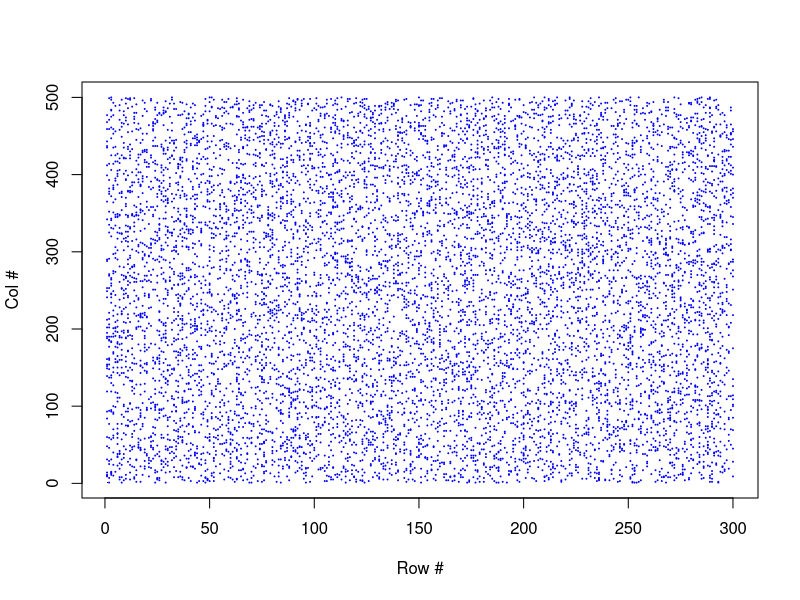
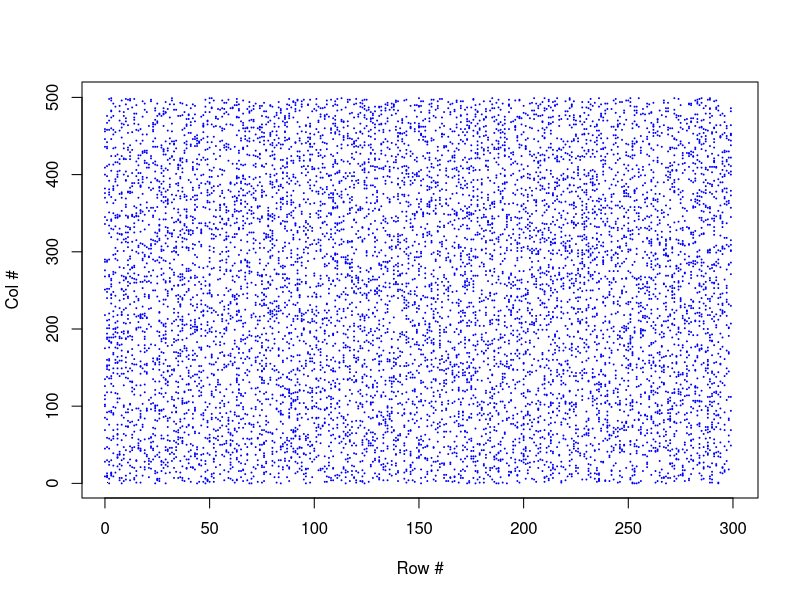

These figures' R source, in order:
## This file demosntrates why you should use 'vectorized operations'
## instead of for loops in R.


# Create a data frame with random data
rows <- 300 ; cols <- 500
theData <- data.frame(matrix(runif(rows * cols), nrow = rows))
theData[1:6, 1:8]  # Check theData


# Add missing data to theData
num.missing <- 10000
for (i in 1:num.missing)
    theData[sample(1:nrow(theData), 1)
     , sample(1:ncol(theData), 1)
     ] <- NA


# Slow function using a loop
visualize_missing_slow <- function(theData) {
    plot(1, 1, pch = '.'
        , xlim = c(1, nrow(theData)), ylim = c(1, ncol(theData))
        , xlab = 'Row #', ylab = 'Col #')
  for (r in 1:nrow(theData)) for (c in 1:ncol(theData))
    if (is.na(theData[r, c])) points(r, c, pch = 19, cex = .1, col = 'blue')
}


visualize_missing_fast <- function(theData) {
  v <- which(as.vector(is.na(theData)))
  r <- v %% nrow(theData)
  c <- v %/% nrow(theData)
  plot(1, 1, pch = '.', xlim = c(1, nrow(theData)), ylim = c(1, ncol(theData)), xlab = 'Row #', ylab = 'Col #')
  points(r, c, pch = 19, cex = .1, col = 'blue')
}


## Performance Test Results ----------------------------------------

                                        #     user  system elapsed
system.time(visualize_missing_slow(theData))  #   64.480   2.388  92.477 - 300x500 w/ 10K missing
system.time(visualize_missing_fast(theData))  #    1.496   0.016   1.614 - 300x500 w/ 10K missing

